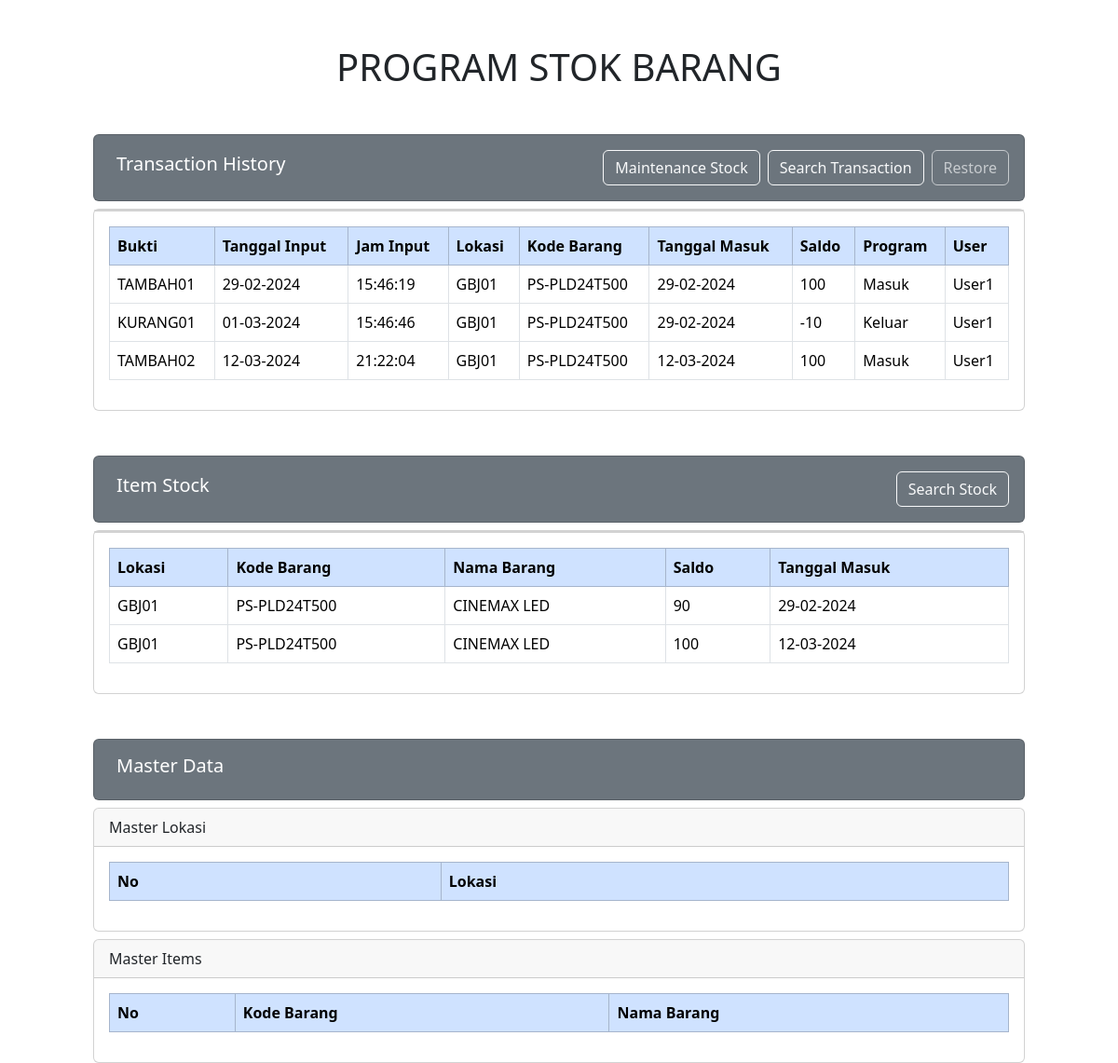
The page / on the database its author committed.
### tables this page shows
CREATE TABLE `transaksi` (
  `Id` bigint(20) UNSIGNED NOT NULL,
  `Id_Stok` bigint(20) UNSIGNED NOT NULL,
  `Id_Program` bigint(20) UNSIGNED NOT NULL,
  `Id_User` bigint(20) UNSIGNED NOT NULL,
  `tgl_Input` date NOT NULL,
  `jam_Input` time NOT NULL,
  `bukti` varchar(25) NOT NULL,
  `saldo_transaksi` int(11) NOT NULL,
  `created_at` datetime NOT NULL DEFAULT current_timestamp() ON UPDATE current_timestamp()
);

CREATE TABLE `masterlokasi` (
  `Id` bigint(11) UNSIGNED NOT NULL,
  `lokasi` varchar(25) NOT NULL,
  `created_at` datetime NOT NULL DEFAULT current_timestamp() ON UPDATE current_timestamp()
);

CREATE TABLE `masterbarang` (
  `Id` bigint(11) UNSIGNED NOT NULL,
  `kodeBarang` varchar(12) NOT NULL,
  `namaBarang` varchar(50) NOT NULL,
  `created_at` datetime NOT NULL DEFAULT current_timestamp() ON UPDATE current_timestamp()
);

CREATE TABLE `tabelstokbarang` (
  `Id` bigint(20) UNSIGNED NOT NULL,
  `Id_lokasi` bigint(20) UNSIGNED NOT NULL,
  `Id_Barang` bigint(20) UNSIGNED NOT NULL,
  `tglMasuk` date NOT NULL,
  `saldo` int(11) NOT NULL,
  `created_at` datetime NOT NULL DEFAULT current_timestamp() ON UPDATE current_timestamp()
);

CREATE TABLE `masterprogram` (
  `Id` bigint(11) UNSIGNED NOT NULL,
  `program` varchar(12) NOT NULL,
  `created_at` datetime NOT NULL DEFAULT current_timestamp() ON UPDATE current_timestamp()
);

CREATE TABLE `masteruser` (
  `Id` bigint(11) UNSIGNED NOT NULL,
  `User` varchar(50) NOT NULL,
  `created_at` datetime NOT NULL DEFAULT current_timestamp() ON UPDATE current_timestamp()
);

### index.php (the view, shortened to what this page needs)
<?php
include 'connection.php';
$sqlTransaksi = "SELECT COUNT(*) as count FROM transaksi";
$resultTransaksi = mysqli_query($conn, $sqlTransaksi);
$rowTransaksi = mysqli_fetch_assoc($resultTransaksi);
$sqlHistory = "SELECT COUNT(*) as count FROM history";
$resultHistory = mysqli_query($conn, $sqlHistory);
$rowHistory = mysqli_fetch_assoc($resultHistory);
?>
<!DOCTYPE html>
<html lang="en">
<head>
    <link href="https://cdn.jsdelivr.net/npm/bootstrap@5.3.3/dist/css/bootstrap.min.css" rel="stylesheet">
    <link rel="stylesheet" href="style.css">
</head>
<body>
    <h1 class="text-center mt-5">PROGRAM STOK BARANG</h1>
    <div class="card mx-auto mt-5 text-bg-secondary">
        <div class="card-body">
            <div class="row align-items-center">
                <div class="col">
                    <h5 class="ms-2">Transaction History</h5>
                </div>
                <div class="col">
                    <div class="d-grid gap-2 d-md-flex justify-content-md-end">
                        <a href="input.php">
                            <button class="btn btn-outline-light" type="button">Maintenance Stock</button>
                        </a>
                        <a href="search-transaksi.php">
                            <button class="btn btn-outline-light" type="button">Search Transaction</button>
                        </a>
                        <form action="index.php" method="post">
                            <button class="btn btn-outline-light" type="submit" name="restore" value="yes" <?php
                                                                                                            if ($rowTransaksi['count'] == $rowHistory['count']) {
                                                                                                                echo "disabled";
                                                                                                            }
                                                                                                            ?>>Restore</button>
                        </form>
                    </div>
                </div>
            </div>
        </div>
    </div>
    <div class="card mx-auto mt-2">
        <div class="card">
        </div>
        <div class="card-body">
            <table class="table table-bordered">
                <thead class="table-primary">
                    <tr>
                        <th scope="col">Bukti</th>
                        <th scope="col">Tanggal Input</th>
                        <th scope="col">Jam Input</th>
                        <th scope="col">Lokasi</th>
                        <th scope="col">Kode Barang</th>
                        <th scope="col">Tanggal Masuk</th>
                        <th scope="col">Saldo</th>
                        <th scope="col">Program</th>
                        <th scope="col">User</th>
                    </tr>
                </thead>
                <tbody>
                    <?php
                    $sql = "SELECT * FROM transaksi
                    INNER JOIN tabelstokbarang ON transaksi.Id_Stok = tabelstokbarang.id
                    INNER JOIN masterlokasi ON tabelstokbarang.Id_lokasi = masterlokasi.Id
                    INNER JOIN masterbarang ON tabelstokbarang.Id_Barang = masterbarang.Id
                    INNER JOIN masterprogram ON transaksi.Id_Program = masterprogram.Id
                    INNER JOIN masteruser ON transaksi.Id_User = masteruser.Id
                    ORDER BY jam_Input,tgl_Input  ASC, bukti DESC
                    ";
                    $query = mysqli_query($conn, $sql);
                    while ($row = mysqli_fetch_assoc($query)) {
                    ?>
                        <tr>
                            <td scope="row"><?php echo $row['bukti']; ?></td>
                            <td scope="row"><?php echo date('d-m-Y', strtotime($row['tgl_Input'])); ?></td>
                            <td scope="row"><?php echo $row['jam_Input']; ?></td>
                            <td scope="row"><?php echo $row['lokasi']; ?></td>
                            <td scope="row"><?php echo $row['kodeBarang']; ?></td>
                            <td scope="row"><?php echo date('d-m-Y', strtotime($row['tglMasuk'])); ?></td>
                            <td scope="row"><?php echo $row['saldo_transaksi']; ?></td>
                            <td scope="row"><?php echo $row['program']; ?></td>
                            <td scope="row"><?php echo $row['User']; ?></td>
                        </tr>
                    <?php }
                    ?>
                </tbody>
            </table>
        </div>
    </div>
    <div class="card mx-auto mt-5 text-bg-secondary">
        <div class="card-body">
            <div class="row align-items-center">
                <div class="col">
                    <h5 class="ms-2">Item Stock</h5>
                </div>
                <div class="col">
                    <div class="d-grid gap-2 d-md-flex justify-content-md-end">
                        <a href="search-stock.php">
                            <button class="btn btn-outline-light" type="button">Search Stock</button>
                        </a>
                    </div>
                </div>
            </div>
        </div>
    </div>
    <div class="card mx-auto mt-2">
        <div class="card">
        </div>
        <div class="card-body">
            <table class="table table-bordered">
                <thead class="table-primary">
                    <tr>
                        <th scope="col">Lokasi</th>
                        <th scope="col">Kode Barang</th>
                        <th scope="col">Nama Barang</th>
                        <th scope="col">Saldo</th>
                        <th scope="col">Tanggal Masuk</th>
                    </tr>
                </thead>
                <tbody>
                    <?php
                    $sql = "SELECT * FROM tabelstokbarang
                    INNER JOIN masterlokasi ON tabelstokbarang.Id_lokasi = masterlokasi.Id
                    INNER JOIN masterbarang ON tabelstokbarang.Id_Barang = masterbarang.Id
                    WHERE saldo > 0
                    ORDER BY tglMasuk, tabelstokbarang.Id ASC
                    ";
                    $query = mysqli_query($conn, $sql);
                    while ($row = mysqli_fetch_assoc($query)) {
                    ?>
                        <tr>
                            <td scope="row"><?php echo $row['lokasi']; ?></td>
                            <td scope="row"><?php echo $row['kodeBarang']; ?></td>
                            <td scope="row"><?php echo $row['namaBarang']; ?></td>
                            <td scope="row"><?php echo $row['saldo']; ?></td>
                            <td scope="row"><?php echo date('d-m-Y', strtotime($row['tglMasuk'])); ?></td>
                        </tr>
                    <?php }
                    ?>
                </tbody>
            </table>
        </div>
    </div>
    <div class="card mx-auto mt-5 text-bg-secondary">
        <div class="card-body">
            <div class="row align-items-center">
                <div class="col">
                    <h5 class="ms-2">Master Data</h5>
                </div>
            </div>
        </div>
    </div>
    <div class="card mx-auto mt-2">
        <div class="card-header">
            Master Lokasi
        </div>
        <div class="card-body">
            <table class="table table-bordered">
                <thead class="table-primary">
                    <tr>
                        <th scope="col">No</th>
                        <th scope="col">Lokasi</th>
                    </tr>
                </thead>
            </table>
        </div>
    </div>
    <div class="card mx-auto mt-2">
        <div class="card-header">
            Master Items
        </div>
        <div class="card-body">
            <table class="table table-bordered">
                <thead class="table-primary">
                    <tr>
                        <th scope="col">No</th>
                        <th scope="col">Kode Barang</th>
                        <th scope="col">Nama Barang</th>
                    </tr>
                </thead>
            </table>
        </div>
    </div>
</body>
</html>

### style.css (style rules this page uses)
.mx-auto { width: 1000px; }

### rows shown on the page
transaksi: bukti "TAMBAH01", tgl_Input "29-02-2024", jam_Input "15:46:19", masterlokasi.lokasi "GBJ01", masterbarang.kodeBarang "PS-PLD24T500", Id_Stok.tglMasuk "29-02-2024", saldo_transaksi "100", Id_Program.program "Masuk", Id_User.User "User1"
transaksi: bukti "KURANG01", tgl_Input "01-03-2024", jam_Input "15:46:46", masterlokasi.lokasi "GBJ01", masterbarang.kodeBarang "PS-PLD24T500", Id_Stok.tglMasuk "29-02-2024", saldo_transaksi "-10", Id_Program.program "Keluar", Id_User.User "User1"
transaksi: bukti "TAMBAH02", tgl_Input "12-03-2024", jam_Input "21:22:04", masterlokasi.lokasi "GBJ01", masterbarang.kodeBarang "PS-PLD24T500", Id_Stok.tglMasuk "12-03-2024", saldo_transaksi "100", Id_Program.program "Masuk", Id_User.User "User1"
tabelstokbarang: Id_lokasi.lokasi "GBJ01", Id_Barang.kodeBarang "PS-PLD24T500", Id_Barang.namaBarang "CINEMAX LED", saldo "90", tglMasuk "29-02-2024"
tabelstokbarang: Id_lokasi.lokasi "GBJ01", Id_Barang.kodeBarang "PS-PLD24T500", Id_Barang.namaBarang "CINEMAX LED", saldo "100", tglMasuk "12-03-2024"
